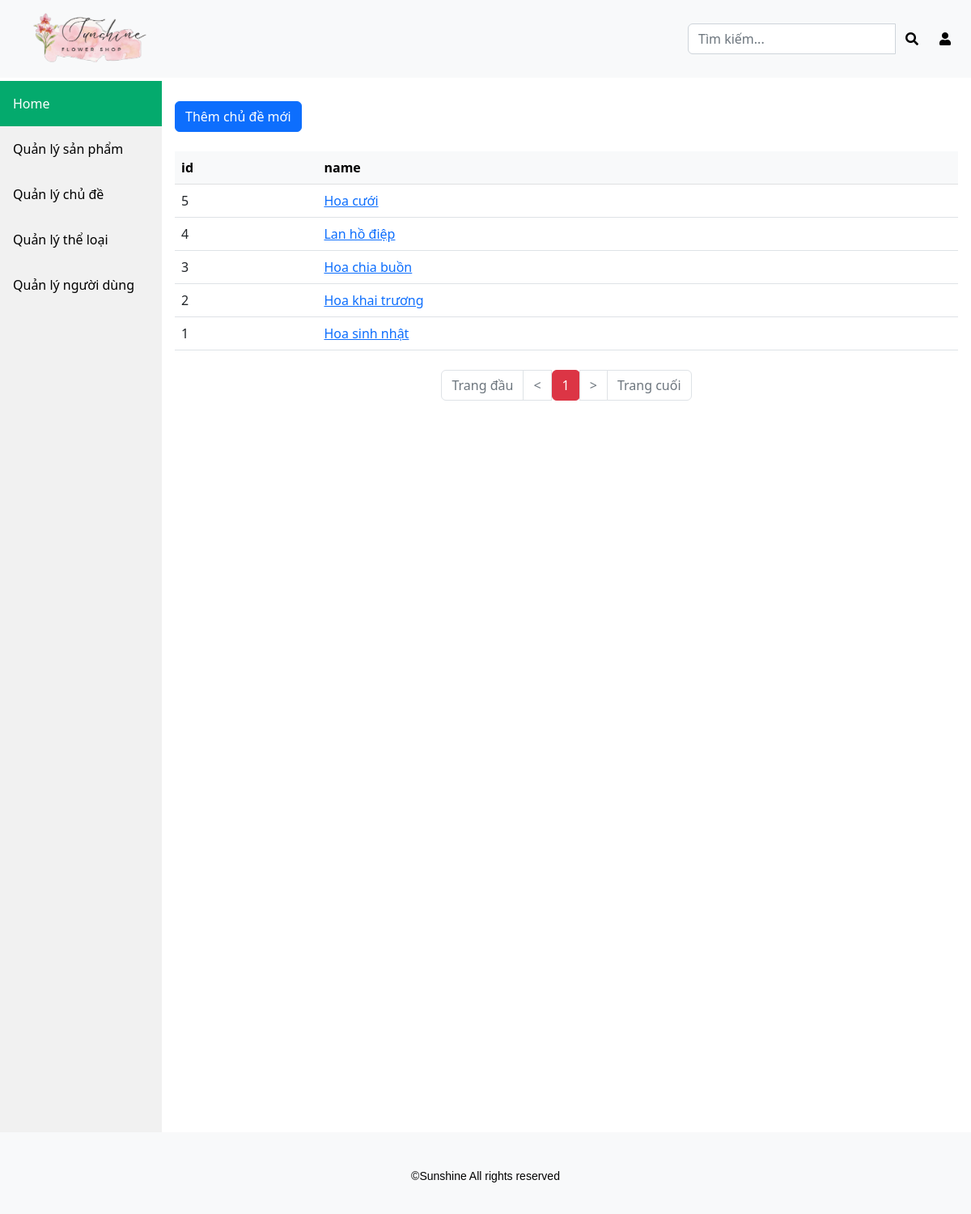
Screenshot of /admin/topic-manager.php (signed in) with the database file from the repository.
### tables this page shows
CREATE TABLE `topic` (
  `id` int NOT NULL,
  `name` varchar(255) NOT NULL
);

### class/Topic.php (called while the page is built, shortened)
<?php
class Topic
{
    public static function getAll($pdo)
    {
        $sql = "SELECT * FROM topic";
        $stmt = $pdo->prepare($sql);
        if ($stmt->execute()) {
            $stmt->setFetchMode(PDO::FETCH_CLASS, 'Topic');
            return $stmt->fetchAll();
        }
    }
    public static function getPage($pdo, $limit, $offset)
    {
        $sql = "SELECT * FROM topic ORDER BY id DESC LIMIT :limit OFFSET :offset";
        $stmt = $pdo->prepare($sql);
        $stmt->bindValue(':limit', $limit, PDO::PARAM_INT);
        $stmt->bindValue(':offset', $offset, PDO::PARAM_INT);
        if ($stmt->execute()) {
            $stmt->setFetchMode(PDO::FETCH_CLASS, 'Topic');
            return $stmt->fetchAll();
        }
    }
}

### admin/topic-manager.php (the view, shortened to what this page needs)
<?php
require '../class/Database.php';
require '../class/Topic.php';
$db = new Database(DB_HOST, DB_NAME, DB_USER, DB_PASS);
$pdo = $db->getConn();
$topic_per_page = 10;
$page = $_GET['page'] ?? 1;
$max = ceil(count(Topic::getAll($pdo)) / $topic_per_page);
if ($page >= 1 && $page <= $max) {
    $limit = $topic_per_page;
    $offset = ($page - 1) * $topic_per_page;
} else {
    if ($page < 1) {
        header('Location: topic-manager.php?page=1');
    } else {
        header('Location: topic-manager.php?page=' . $max);
    }
}
$data = Topic::getPage($pdo, $limit, $offset);
?>
<?php require 'inc/header.php'; ?>
<div class="content">
    <div class="d-flex mt-4">
        <a class="btn btn-primary" href="new-topic.php">Thêm chủ đề mới</a>
    </div>
    <table class="table mt-4">
        <thead class="table-light">
            <tr style="font-weight: bold;">
                <?php foreach ($data[0] as $key => $value) : ?>
                    <td><?= $key ?></td>
                <?php endforeach; ?>
            </tr>
        </thead>
        <tbody>
            <?php foreach ($data as $topic) : ?>
                <tr>
                    <td><?= $topic->id ?></td>
                    <td><a href="topic.php?id=<?= $topic->id ?>"><?= $topic->name ?></a></td>
                </tr>
            <?php endforeach; ?>
        </tbody>
    </table>
    <?php
    $max_display = 5;
    $start_page = max($page - floor($max_display / 2), 1);
    $end_page = min($start_page + $max_display - 1, $max);
    ?>
    <div class="d-flex justify-content-center mt-4">
        <nav aria-label="Page navigation">
            <ul class="pagination">
                <li class="page-item <?= ($page == 1) ? 'disabled' : '' ?>">
                    <a class="page-link" href="topic-manager.php?page=1" aria-label="First">
                        <span aria-hidden="true">Trang đầu</span>
                    </a>
                </li>
                <li class="page-item <?= ($page == 1) ? 'disabled' : '' ?>">
                    <a class="page-link" href="topic-manager.php?page=<?= $page - 1 ?>" aria-label="Previous">
                        <span aria-hidden="true">&lt;</span>
                    </a>
                </li>
                <?php for ($i = $start_page; $i <= $end_page; $i++) : ?>
                    <?php if ($i == $page) : ?>
                        <li class="page-item active"><a class="btn btn-danger" href="topic-manager.php?page=<?= $i ?>"><?= $i ?></a></li>
                    <?php else : ?>
                        <li class="page-item"><a class="page-link" href="topic-manager.php?page=<?= $i ?>"><?= $i ?></a></li>
                    <?php endif ?>
                <?php endfor ?>
                <li class="page-item <?= ($page == $max) ? 'disabled' : '' ?>">
                    <a class="page-link" href="topic-manager.php?page=<?= $page + 1 ?>" aria-label="Next">
                        <span aria-hidden="true">&gt;</span>
                    </a>
                </li>
                <li class="page-item <?= ($page == $max) ? 'disabled' : '' ?>">
                    <a class="page-link" href="topic-manager.php?page=<?= $max ?>" aria-label="Last">
                        <span aria-hidden="true">Trang cuối</span>
                    </a>
                </li>
            </ul>
        </nav>
    </div>
</div>
<?php require 'inc/footer.php'; ?>

### admin/inc/header.php (style rules this page uses)
body { position: relative; min-height: 100vh; padding-top: 100px; padding-bottom: 400px; }
ul li a { color: white; text-decoration: none; }
div.content { margin-left: 200px; padding: 1px 16px; height: 1000px; }

### rows the page displays
topic: id "5", name "Hoa cưới"
topic: id "4", name "Lan hồ điệp"
topic: id "3", name "Hoa chia buồn"
topic: id "2", name "Hoa khai trương"
topic: id "1", name "Hoa sinh nhật"

### other values shown
$key "id"
$key "name"
